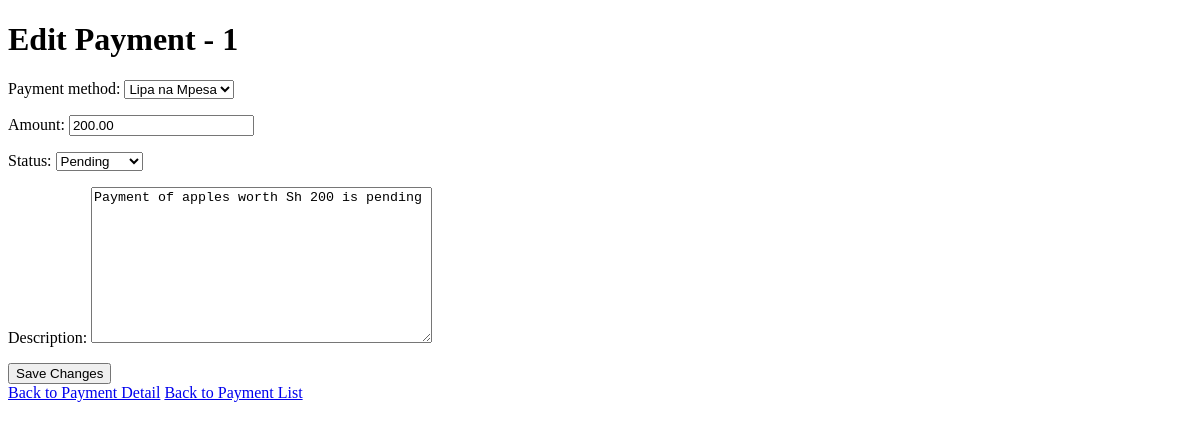
The app's page /payment/payments/edit/1/, older data.
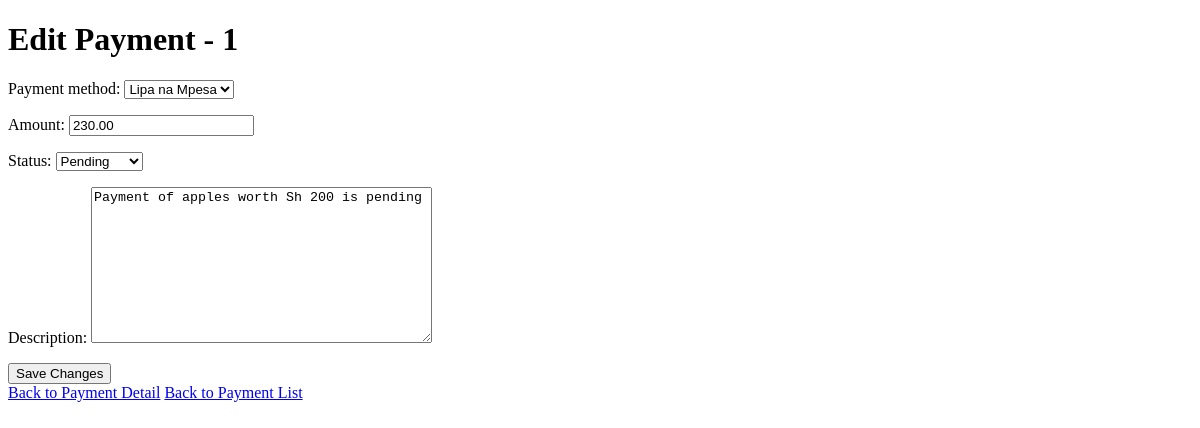
The same page, newer data.
### payment/models.py (models this page shows)
class Payment(models.Model):
    PAYMENT_METHODS = (
        ('NB', 'Lipa na Mpesa'),
        ('PP', 'Cash')
    )
    STATUS_CHOICES = (
        ('P', 'Pending'),
        ('C', 'Completed'),
        ('F', 'Failed'),
    )
    payment_method = models.CharField(max_length=2, choices=PAYMENT_METHODS)
    amount = models.DecimalField(max_digits=8, decimal_places=2)
    date = models.DateTimeField(auto_now_add=True)
    status = models.CharField(max_length=1, choices=STATUS_CHOICES)
    description = models.TextField()

### payment/views.py (the view)
# urls.py: path('payments/edit/<int:pk>/', views.edit_payment, name='edit_payment'),
def edit_payment(request, pk):
    payment = get_object_or_404(Payment, pk=pk)
    if request.method == 'POST':
        form = PaymentForm(request.POST, instance=payment)
        if form.is_valid():
            form.save()
            return redirect('payment_detail', pk=pk)
    else:
        form = PaymentForm(instance=payment)
    return render(request, 'payment/edit_payment.html', {'form': form, 'payment': payment})

### payment/forms.py
class PaymentForm(forms.ModelForm):
    class Meta:
        model = Payment
        fields = '__all__'

### templates/payment/edit_payment.html (shortened to what this page needs)
<!DOCTYPE html>
<html lang="en">
<head>
</head>
<body>
    <div class="edit-payment-form">
        <h1>Edit Payment - {{ payment.id }}</h1>
        <form method="post">
            {{ form.as_p }}
            <button type="submit">Save Changes</button>
        </form>
    </div>
    <div class="navigation">
        <a href="{% url 'payment_detail' payment.id %}">Back to Payment Detail</a>
        <a href="{% url 'payment_list' %}">Back to Payment List</a>
    </div>
</body>
</html>

Row changes from the older to the newer data that the page shows:
changed Payment "Lipa na Mpesa": amount "200.00" → "230.00"
